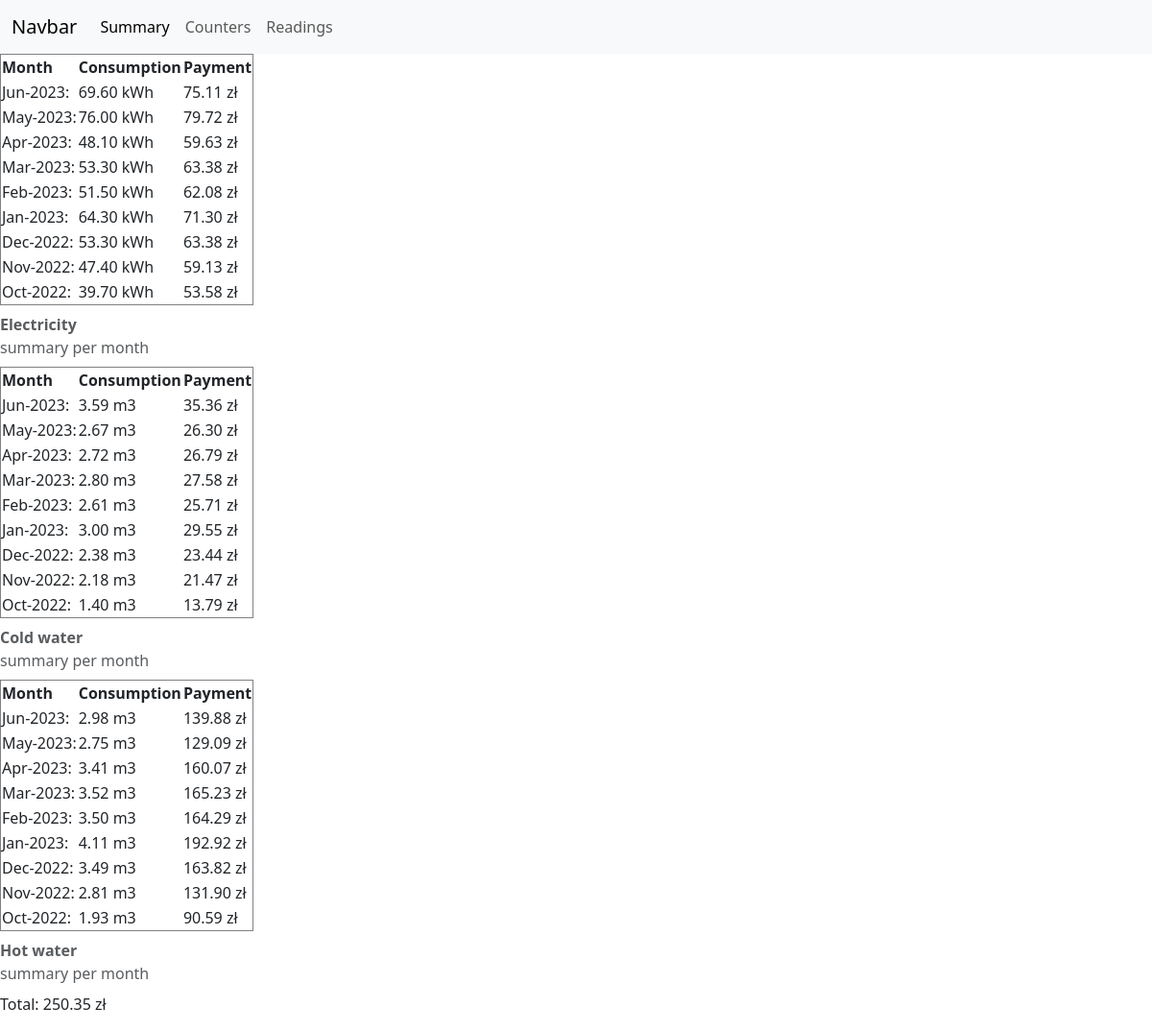
The page /counters/ on the database its author committed.
### counters/models.py (models this page shows, shortened)
class Counter(models.Model):
    title = models.CharField(max_length=60)
    consumable = models.BooleanField(default=True)
    unit = models.CharField(max_length=60, blank=True, null=True)
    price_per_unit = models.DecimalField(max_digits=5, decimal_places=2, default=0)
    fixed_price = models.DecimalField(max_digits=5, decimal_places=2, default=0)

### counters/views.py (the view)
# urls.py: path("counters/", IndexView.as_view(), name="index"),
class IndexView(ListView):
    model = Counter
    template_name = "counters/index.html"
    def get_context_data(self, **kwargs):
        context = super().get_context_data(**kwargs)
        context["summary_per_month"] = {
            obj: summary_per_month(obj.readings.all()) for obj in self.object_list
        }
        context["total"] = sum(
            [
                context["summary_per_month"].get(i)[0][2]
                for i in context["summary_per_month"]
            ]
        )
        return context

### counters/reports.py (called while the page is built)
def summary_per_month(queryset):
    return (
        queryset.annotate(month=TruncMonth("date"))
        .values("month")
        .annotate(c=Sum("usage_in_units"))
        .annotate(
            s=(Sum("usage_in_units") * F("counter__price_per_unit"))
            + F("counter__fixed_price")
        )
        .values_list("month", "c", "s")
        .order_by("-month")
    )

### counters/templates/counters/index.html
{% extends "counters/base.html" %}
{% block content %}
    {% for object, summary in summary_per_month.items %}
        {% include 'counters/partials/summary_per_month_table.html' %}
    {% endfor %}
    <p>Total: {{ total|floatformat:2 }} zł</p>
{% endblock %}

### counters/templates/counters/partials/summary_per_month_table.html
<table border="1">
    <caption><strong>{{ object.title }}</strong>
        <br>
    summary per month</caption>
    <thead>
        <tr>
            <th>Month</th>
            <th>Consumption</th>
            <th>Payment</th>
        </tr>
    </thead>
    <tr>
        {% for month, total, s in summary %}
            <tr>
                <td>{{ month|date:'M-Y' }}:</td>
                {% if total %}
                    <td>{{ total|floatformat:2 }} {{ object.unit }}</td>
                {% else %}
                    <td></td>
                {% endif %}
                <td>{{ s|floatformat:2 }} zł</td>
            </tr>
        {% endfor %}
    </tr>
</table>

### rows shown on the page
Counter: title "Electricity", summary "Jun-2023" "May-2023" "Apr-2023" "Mar-2023" "Feb-2023" "Jan-2023" "Dec-2022" "Nov-2022" "Oct-2022", summary "69.60" "76.00" "48.10" "53.30" "51.50" "64.30" "53.30" "47.40" "39.70", unit "kWh" "kWh" "kWh" "kWh" "kWh" "kWh" "kWh" "kWh" "kWh", summary "75.11" "79.72" "59.63" "63.38" "62.08" "71.30" "63.38" "59.13" "53.58"
Counter: title "Cold water", summary "Jun-2023" "May-2023" "Apr-2023" "Mar-2023" "Feb-2023" "Jan-2023" "Dec-2022" "Nov-2022" "Oct-2022", summary "3.59" "2.67" "2.72" "2.80" "2.61" "3.00" "2.38" "2.18" "1.40", unit "m3" "m3" "m3" "m3" "m3" "m3" "m3" "m3" "m3", summary "35.36" "26.30" "26.79" "27.58" "25.71" "29.55" "23.44" "21.47" "13.79"
Counter: title "Hot water", summary "Jun-2023" "May-2023" "Apr-2023" "Mar-2023" "Feb-2023" "Jan-2023" "Dec-2022" "Nov-2022" "Oct-2022", summary "2.98" "2.75" "3.41" "3.52" "3.50" "4.11" "3.49" "2.81" "1.93", unit "m3" "m3" "m3" "m3" "m3" "m3" "m3" "m3" "m3", summary "139.88" "129.09" "160.07" "165.23" "164.29" "192.92" "163.82" "131.90" "90.59"

### other values the page prints
{{ total|floatformat:2 }} "250.35"
